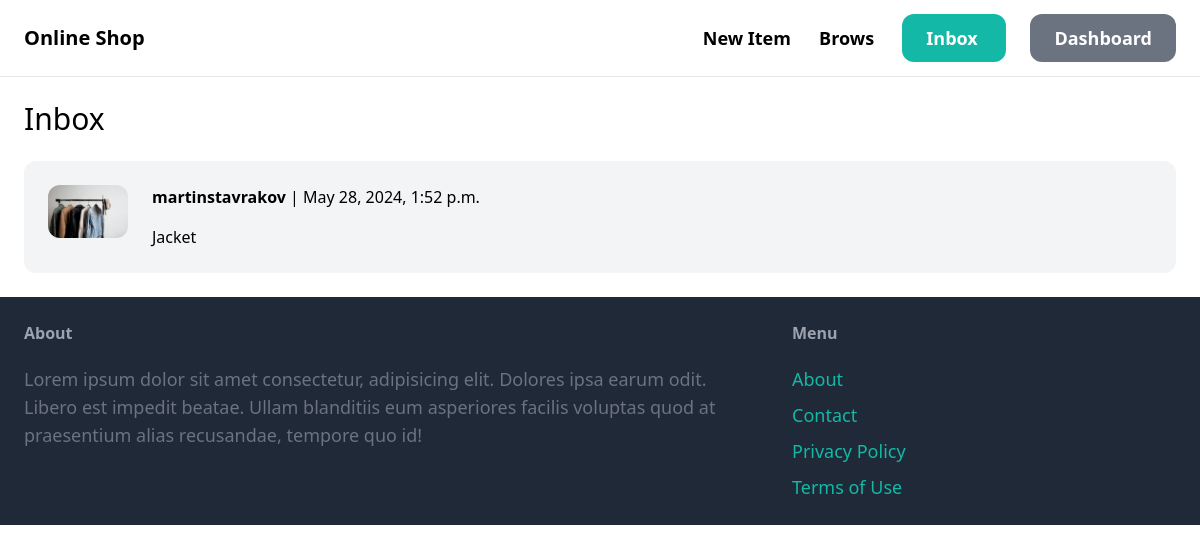
The page /inbox/ (signed in) on the database its author committed.
### conversation/models.py (models this page shows)
class Conversation(models.Model):
    item = models.ForeignKey(Item, related_name='conversations', on_delete=models.CASCADE)
    members = models.ManyToManyField(User, related_name='conversations')
    created_at = models.DateTimeField(auto_now_add=True)
    modified_at = models.DateTimeField(auto_now=True)
    class Meta:
        ordering = ('-modified_at',)

### item/models.py (models this page shows, shortened)
class Item(models.Model):
    category = models.ForeignKey(Category, related_name='items', on_delete=models.CASCADE)
    name = models.CharField(max_length=255)
    description = models.TextField(blank=True, null=True)
    price = models.FloatField()
    image = models.ImageField(upload_to='item_images', blank=True, null=True)
    is_sold = models.BooleanField(default=False)
    created_by = models.ForeignKey(User, related_name='items', on_delete=models.CASCADE)
    created_at = models.DateTimeField(auto_now_add=True)

### conversation/views.py (the view)
# urls.py: path('', views.inbox, name='inbox'),
@login_required
def inbox(request):
    conversations = Conversation.objects.filter(members__in=[request.user.id])
    return render(request, 'conversation/inbox.html', {
        'conversations': conversations
    })

### conversation/templates/conversation/inbox.html (shortened to what this page needs)
{% extends "core/base.html" %}
{% block content %}
    <h1 class="mb-6 text-3xl">
        Inbox
    </h1>
    <div class="space-y-6">
        {% for conversation in conversations %}
            <a href="{% url 'conversation:detail' conversation.id %}">
                <div class="p-6 flex bg-gray-100 rounded-xl">
                    <div class="pr-6">
                        <img src="{{ conversation.item.image.url }}" alt="item image" class="w-20 rounded-xl">
                    </div>
                    <div>
                        {% for member in conversation.members.all %}
                            {% if member != request.user %}
                                <p class="mb-4">
                                    <strong>{{ member.username }}</strong> | {{ conversation.modified_at }}
                                </p>
                                <p>
                                    {{ conversation.item.name }}
                                </p>
                            {% endif %}
                        {% endfor %}
                    </div>
                </div>
            </a>
        {% endfor %}
    </div>
{% endblock content %}

### rows shown on the page
Conversation: item.image (picture), modified_at "May 28, 2024, 1:52 p.m.", item.name "Jacket"

### other values the page prints
{{ member.username }} "martinstavrakov"
